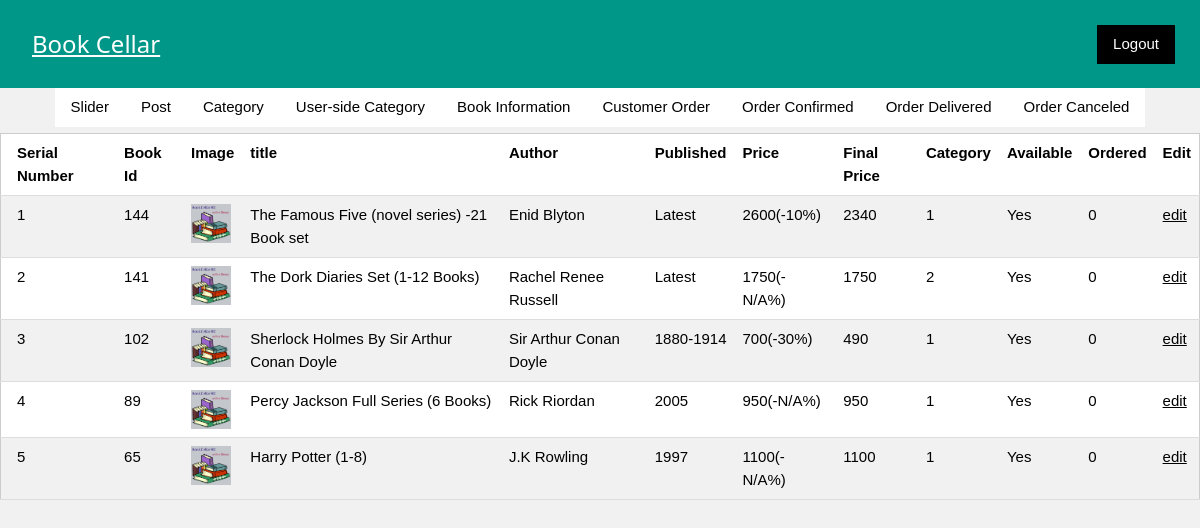
/admin/category_sin.php?cat_id=41 (signed in), run on the app's committed database.
### tables this page shows
CREATE TABLE `book_info` (
  `Book_id` int(255) NOT NULL,
  `Book_picture` varchar(255) NOT NULL,
  `Book_title` varchar(255) NOT NULL,
  `Book_author` varchar(255) DEFAULT NULL,
  `Published` varchar(255) DEFAULT NULL,
  `Price` mediumtext NOT NULL,
  `Discount` mediumtext NOT NULL,
  `F_price` int(255) NOT NULL,
  `Category` varchar(255) NOT NULL,
  `Available` varchar(255) NOT NULL,
  `Ordered` int(255) NOT NULL,
  `Company_name` varchar(255) DEFAULT NULL,
  `Delivery_charge` mediumtext DEFAULT NULL,
  `Rating` mediumtext DEFAULT NULL,
  `Keyword` longtext DEFAULT NULL
);

### admin/category_sin.php (the view, shortened to what this page needs)
<?php
include 'header.php';
?>
<!DOCTYPE html>
<html>
<link rel="stylesheet" href="W3.CSS.css">
<link rel="stylesheet" href="https://cdnjs.cloudflare.com/ajax/libs/font-awesome/4.7.0/css/font-awesome.min.css">
<head>
</head>
<body class="w3-sans-serif" style="background-color:#F1F1F1">
<div class="" style="overflow-x:auto;">
<table id="box" class="w3-table-all">
<tr>
<th>Serial Number</th>
<th>Book Id</th>
<th>Image</th>
<th>title</th>
<th>Author</th>
<th>Published</th>
<th>Price</th>
<th>Final Price</th>
<th>Category</th>
<th>Available</th>
<th>Ordered</th>
<th>Edit</th>
</tr>
<?php
include 'config.php';
$cat_id=$_REQUEST['cat_id'];
$read_query2="SELECT * FROM Book_info LEFT JOIN category ON category.Category_id=Book_info.Category WHERE Book_info.Category='$cat_id' ORDER BY Book_id DESC";
$result2=mysqli_query($connection,$read_query2);
$s_r=0;
while($row=mysqli_fetch_row($result2)) {
           $book_id=htmlspecialchars($row[0]);
           $book_pic=htmlspecialchars($row[1]);
           $book_title=htmlspecialchars($row[2]);
           $book_author=htmlspecialchars($row[3]);
           $book_published=htmlspecialchars($row[4]);
           $book_price=htmlspecialchars($row[5]);
           $disc=htmlspecialchars($row[6]);
           $f_price=htmlspecialchars($row[7]);
           $cat_id=htmlspecialchars($row[8]);
           $book_avail=htmlspecialchars($row[9]);
           $book_ordered=htmlspecialchars($row[10]);
           $cat_name=htmlspecialchars($row[12]);
           $s_r++;
      ?>
<tr class="item">
<td><?php echo $s_r; ?></td>
<td><?php echo $book_id; ?></td>
<td><img src="uploads/<?php echo $book_pic; ?>" style="width:40px;"></td>
<td><?php echo $book_title; ?></td>
<td><?php echo $book_author; ?></td>
<td><?php echo $book_published; ?></td>
<td><?php echo $book_price;echo "(-".$disc."%)"; ?></td>
<td><?php echo $f_price; ?></td>
<td><?php echo $cat_name; ?></td>
<td><?php echo $book_avail; ?></td>
<td><?php echo $book_ordered; ?></td>
<td><a href="edit_book.php?book_id=<?php echo $book_id; ?>&book_pic=<?php echo $book_pic; ?>&cat_id=<?php echo $cat_id; ?>">edit</td>
</tr>
<?php
   }
?>
 </table>
</div>
</body>
</html>

### admin/W3.CSS.css (style rules this page uses)
html { box-sizing:border-box }
*,*:before,*:after { box-sizing:inherit }
html { -ms-text-size-adjust:100%;-webkit-text-size-adjust:100% }
body { margin:0 }
a { background-color:transparent }
img { border-style:none }
html,body { font-family:Verdana,sans-serif;font-size:15px;line-height:1.5 }
html { overflow-x:hidden }
img { vertical-align:middle }
a { color:inherit }
.w3-table,.w3-table-all { border-collapse:collapse;border-spacing:0;width:100%;display:table }
.w3-table-all { border:1px solid #ccc }
.w3-bordered tr,.w3-table-all tr { border-bottom:1px solid #ddd }
.w3-table-all tr:nth-child(odd) { background-color:#fff }
.w3-table-all tr:nth-child(even) { background-color:#f1f1f1 }
.w3-table td,.w3-table th,.w3-table-all td,.w3-table-all th { padding:8px 8px;display:table-cell;text-align:left;vertical-align:top }
.w3-table th:first-child,.w3-table td:first-child,.w3-table-all th:first-child,.w3-table-all td:first-child { padding-left:16px }

### data on the page
book_info: Book_id "144", Book_picture (placeholder picture), Book_title "The Famous Five (novel series) -21 Book set", Book_author "Enid Blyton", Published "Latest", Price "2600", Discount "10", F_price "2340", Delivery_charge "1", Available "Yes", Ordered "0"
book_info: Book_id "141", Book_picture (placeholder picture), Book_title "The Dork Diaries Set (1-12 Books)", Book_author "Rachel Renee Russell", Published "Latest", Price "1750", Discount "N/A", F_price "1750", Delivery_charge "2", Available "Yes", Ordered "0"
book_info: Book_id "102", Book_picture (placeholder picture), Book_title "Sherlock Holmes By Sir Arthur Conan Doyle", Book_author "Sir Arthur Conan Doyle", Published "1880-1914", Price "700", Discount "30", F_price "490", Delivery_charge "1", Available "Yes", Ordered "0"
book_info: Book_id "89", Book_picture (placeholder picture), Book_title "Percy Jackson Full Series (6 Books)", Book_author "Rick Riordan", Published "2005", Price "950", Discount "N/A", F_price "950", Delivery_charge "1", Available "Yes", Ordered "0"
book_info: Book_id "65", Book_picture (placeholder picture), Book_title "Harry Potter (1-8)", Book_author "J.K Rowling", Published "1997", Price "1100", Discount "N/A", F_price "1100", Delivery_charge "1", Available "Yes", Ordered "0"
